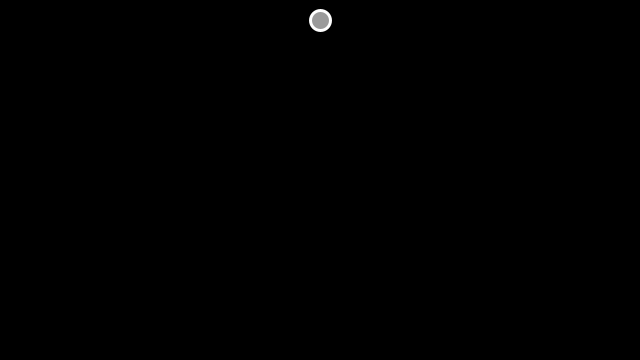
Frame 1 (no input)
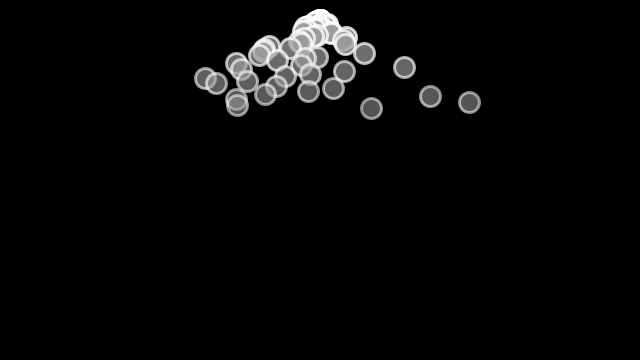
Frame 60 (the mouse pressed at the canvas centre just before this capture)
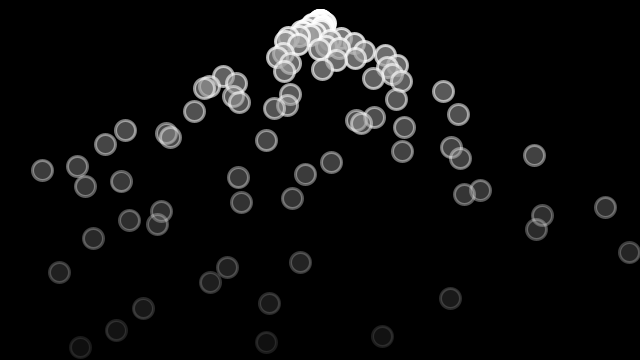
Frame 120 (the mouse held since frame 60 and released just before this capture)

The Processing sketch that drew these frames (run headless with seeded random() and noise(); from frame 60 on, the mouse is pressed at the canvas centre):

// Processing sketch: NoC_04_3_RemovingElements
// ── NoC_04_3_RemovingElements.pde
ArrayList<Particle> particles;

void settings(){
  size(640, 360);
}

void setup(){
  particles = new ArrayList<Particle>();
}

void draw(){
  background(0);
  particles.add(new Particle(new PVector(width/2, 20)));
  
  // we're removing elements from the front of the list...
  // so we don't accidentally skip one, we go backwards through the list
  for (int i = particles.size()-1; i >= 0; i--){
    Particle p = particles.get(i);
    p.update();
    p.display();
    if (p.isDead()){
      particles.remove(i);
    }
  }
  
}

// ── Particle.pde
/* 
Particle class has a lifespan
Generated as part of an ArrayList and spits out at a random angle from the loc
*/

class Particle{
  PVector loc;
  PVector vel;
  PVector acc;
  float lifespan;
  
  Particle(PVector l){
    loc = l.copy();
    vel = new PVector(0, 0);
    acc = new PVector(random(-0.1, 0.1), 0.05);
    lifespan = 255;
    
  }
  
  void update(){
    loc.add(vel);
    vel.add(acc);
    //acc.mult(0);
    lifespan -= 2;
  }
  
  void display(){
    fill(155,lifespan);
    strokeWeight(3);
    stroke(255, lifespan);
    ellipse(loc.x, loc.y, 20, 20);
    
  }
  
  boolean isDead(){
    if (lifespan <= 0){
      return true;
    } else {
      return false;
    }
  }
  
  
}
